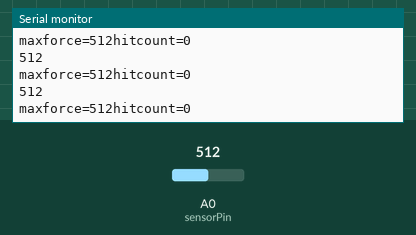
Simulated run of this sketch. Board: Arduino Uno, built with avr-gcc and run on an emulated ATmega328P. Parts: the last lines printed to the serial monitor. The test bench sets the inputs (shaded band); at power-on: A0 (sensorPin) = 512.

Above: at 2.7 s.
2.8 s: A0 (sensorPin) set to 981
At 3.7 s:
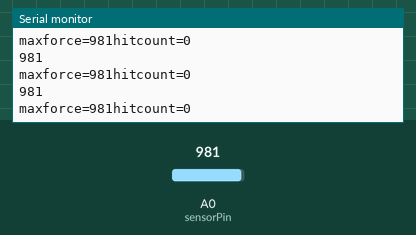
4.3 s: A0 (sensorPin) set to 1008
At 4.9 s:
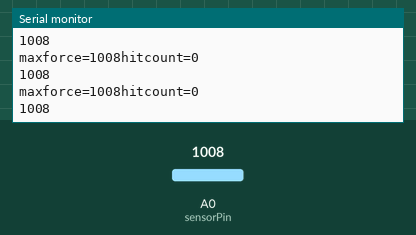
Timing chart, 0 to 7.3 s (numbered marks = the images above; inputs shaded):
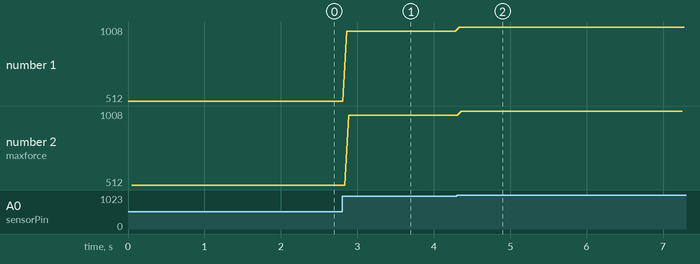

Measured:
- the behaviour switches between 999 and 1000 on A0 (sensorPin) (found by bisection; images 1 and 2)
- after the input at 2.8 s, the serial monitor: prints a new line after 0.06 s (image 1)
- after the input at 4.3 s, the serial monitor: prints a new line at once (image 2)
- plotted number 1: 512 → 981 after the input at 2.8 s, 981 → 1008 after the input at 4.3 s
- plotted number 2: 512 → 981 after the input at 2.8 s, 981 → 1008 after the input at 4.3 s

The sketch:

highesthit_hitcounter.ino
```cpp
const int sensorPin = A0;
    int sensorValue = 0;
    int maxforce=0;
    int tresholdforce=200;
    bool punching= false;
    unsigned long hitcounter=0;

    void setup() {
      Serial.begin(9600);
      pinMode(sensorPin, INPUT);
    }

    void loop() {
      sensorValue = analogRead(sensorPin);
      Serial.println(sensorValue);
      delay(50);


      if (sensorValue>maxforce)
      {
        maxforce=sensorValue;
      }

      if (sensorValue>tresholdforce && !punching)
      {
          punching=!punching;
      }

      if(sensorValue<150 && punching)
      {
        punching=!punching;
        hitcounter=hitcounter+1;
      }
      Serial.print("maxforce=");
      Serial.print(maxforce);
      Serial.print("hitcount=");
      Serial.println(hitcounter);

    }
```
